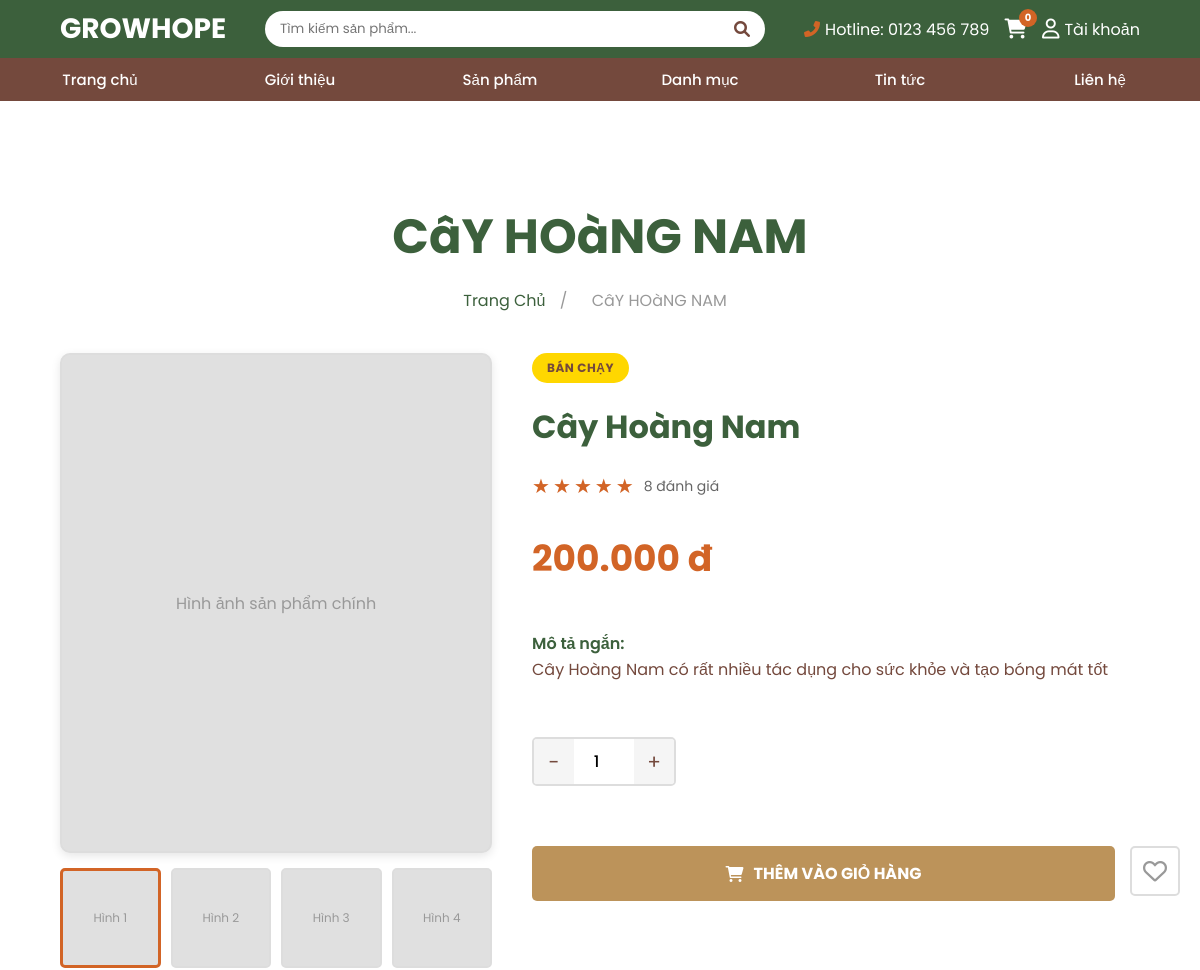
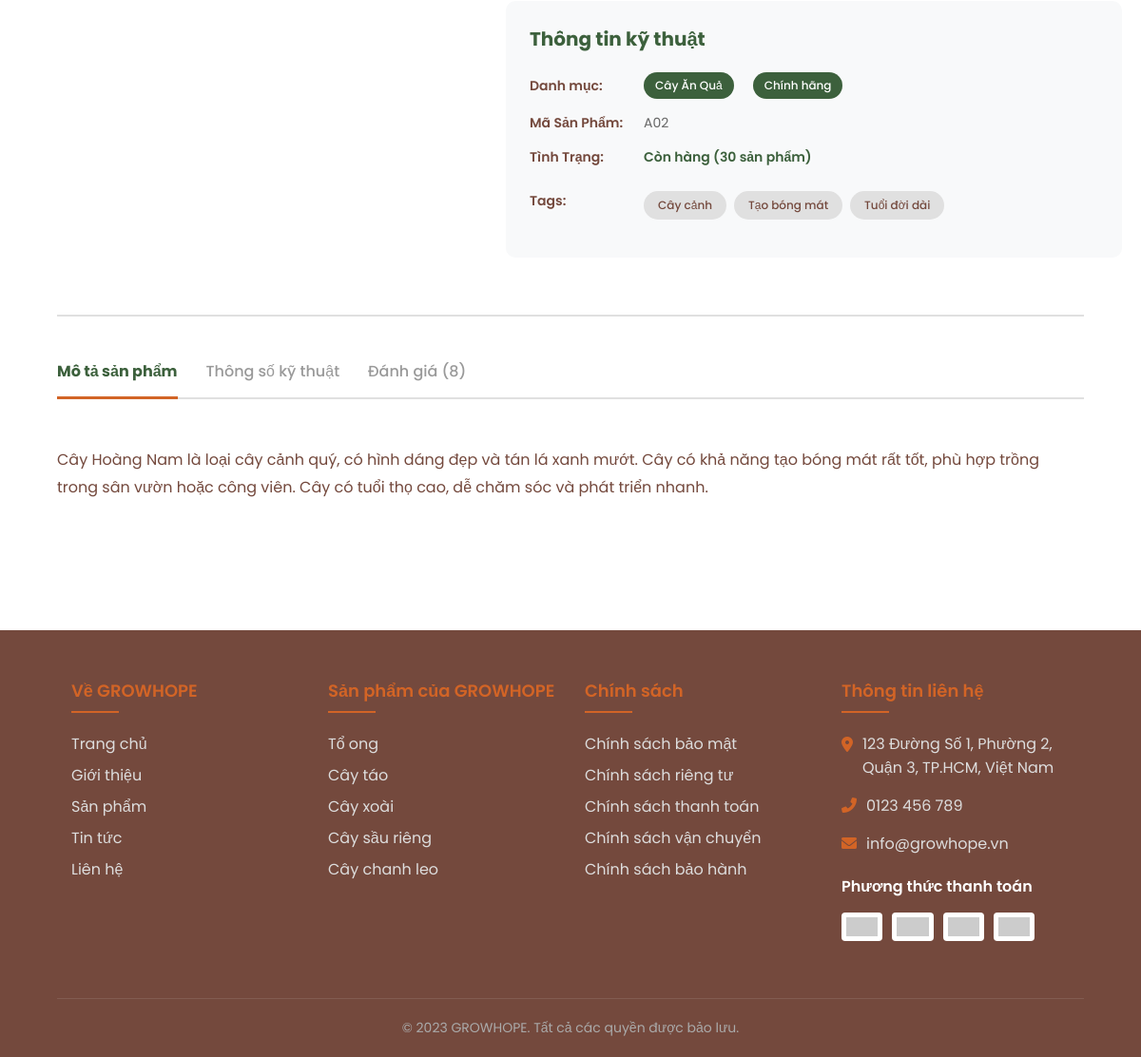
The page /views/products-detail.php?id=2 on the database its author committed (2 pictures, top to bottom).
### tables this page shows
CREATE TABLE products (
    product_id INT AUTO_INCREMENT PRIMARY KEY,
    category_id INT NOT NULL,
    code VARCHAR(50) NOT NULL UNIQUE,
    name VARCHAR(255) NOT NULL,
    price DECIMAL(12,2) NOT NULL DEFAULT 0,
    short_description TEXT,
    full_description LONGTEXT,
    stock INT NOT NULL DEFAULT 0,
    rating DECIMAL(3,1) NOT NULL DEFAULT 0,
    reviews_count INT NOT NULL DEFAULT 0,
    is_bestseller TINYINT(1) NOT NULL DEFAULT 0,
    created_at TIMESTAMP DEFAULT CURRENT_TIMESTAMP,
    FOREIGN KEY (category_id) REFERENCES categories(category_id) ON DELETE CASCADE
);

CREATE TABLE categories (
    category_id INT AUTO_INCREMENT PRIMARY KEY,
    category_name VARCHAR(255) NOT NULL,
    slug VARCHAR(255) NOT NULL UNIQUE,
    description TEXT,
    image VARCHAR(255),
    created_at TIMESTAMP DEFAULT CURRENT_TIMESTAMP
);

### views/products-detail.php (the view, shortened to what this page needs)
<?php
require_once '../includes/database.php';
try {
    $pdo = getPDO();
} catch (RuntimeException $e) {
    $pdo = null;
}
$product_id = isset($_GET['id']) ? (int) $_GET['id'] : 0;
$productStmt = $pdo->prepare('SELECT p.*, c.category_name, c.slug AS category_slug
                              FROM products p
                              INNER JOIN categories c ON p.category_id = c.category_id
                              WHERE p.product_id = :id');
$productStmt->bindValue(':id', $product_id, PDO::PARAM_INT);
$productStmt->execute();
$product = $productStmt->fetch();
$tagStmt = $pdo->prepare('SELECT tag FROM product_tags WHERE product_id = :id ORDER BY tag ASC');
$tagStmt->bindValue(':id', $product_id, PDO::PARAM_INT);
$tagStmt->execute();
$product_tags = $tagStmt->fetchAll(PDO::FETCH_COLUMN);
include '../includes/header.php';
?>
<?php
function formatPrice(float $price): string
{
    return number_format($price, 0, ',', '.') . ' đ';
}
function renderStars(float $rating): string
{
    $fullStars = (int) floor($rating);
    $hasHalfStar = ($rating - $fullStars) >= 0.5;
    $emptyStars = 5 - $fullStars - ($hasHalfStar ? 1 : 0);
    $html = '';
    for ($i = 0; $i < $fullStars; $i++) {
        $html .= '<span class="star filled">★</span>';
    }
    if ($hasHalfStar) {
        $html .= '<span class="star filled">★</span>';
    }
    for ($i = 0; $i < $emptyStars; $i++) {
        $html .= '<span class="star">★</span>';
    }
    return $html;
}
?>
<main style="min-height: 60vh; padding: 60px 0; background-color: var(--white);">
    <div class="product-detail-container">
        <h1 class="page-title"><?php echo strtoupper(htmlspecialchars($product['name'])); ?></h1>
        <div class="breadcrumb">
            <a href="../index.php">Trang Chủ</a>
            <span>/</span>
            <span><?php echo strtoupper(htmlspecialchars($product['name'])); ?></span>
        </div>
        <div class="product-detail-grid">
            <div class="product-images">
                <div class="main-image" id="main-image">
                    <div class="main-image-placeholder">Hình ảnh sản phẩm chính</div>
                </div>
                <div class="thumbnail-images">
                    <div class="thumbnail active" onclick="changeMainImage(0)">
                        <span>Hình 1</span>
                    </div>
                    <div class="thumbnail" onclick="changeMainImage(1)">
                        <span>Hình 2</span>
                    </div>
                    <div class="thumbnail" onclick="changeMainImage(2)">
                        <span>Hình 3</span>
                    </div>
                    <div class="thumbnail" onclick="changeMainImage(3)">
                        <span>Hình 4</span>
                    </div>
                </div>
            </div>
            <div class="product-info-section">
                <?php if (!empty($product['is_bestseller'])): ?>
                <div>
                    <span class="bestseller-tag">Bán Chạy</span>
                </div>
                <?php endif; ?>
                <h2 class="product-name-h2"><?php echo htmlspecialchars($product['name']); ?></h2>
                <div class="product-rating">
                    <div class="stars">
                        <?php echo renderStars((float) $product['rating']); ?>
                    </div>
                    <span class="rating-count"><?php echo (int) $product['reviews_count']; ?> đánh giá</span>
                </div>
                <div class="product-price-large"><?php echo formatPrice((float) $product['price']); ?></div>
                <div class="product-short-description">
                    <strong>Mô tả ngắn:</strong><br>
                    <?php echo nl2br(htmlspecialchars($product['short_description'] ?? '')); ?>
                </div>
                <div class="quantity-section">
                    <div class="quantity-selector">
                        <button class="quantity-btn" onclick="decreaseQuantity()">-</button>
                        <input type="number" id="quantity" class="quantity-input" value="1" min="1" max="<?php echo max(1, (int) $product['stock']); ?>">
                        <button class="quantity-btn" onclick="increaseQuantity()">+</button>
                    </div>
                </div>
                <div class="action-buttons">
                    <button class="add-to-cart-btn" onclick="addToCart()">
                        <i class="fas fa-shopping-cart"></i>
                        THÊM VÀO GIỎ HÀNG
                    </button>
                    <button class="favorite-btn" id="favorite-btn" onclick="toggleFavorite()">
                        <i class="far fa-heart"></i>
                    </button>
                </div>
                <div class="technical-info">
                    <h3>Thông tin kỹ thuật</h3>
                    <div class="info-item">
                        <span class="info-label">Danh mục:</span>
                        <span class="info-value">
                            <span class="category-tag"><?php echo htmlspecialchars($product['category_name']); ?></span>
                            <span class="authentic-tag">Chính hãng</span>
                        </span>
                    </div>
                    <div class="info-item">
                        <span class="info-label">Mã Sản Phẩm:</span>
                        <span class="info-value"><?php echo htmlspecialchars($product['code']); ?></span>
                    </div>
                    <div class="info-item">
                        <span class="info-label">Tình Trạng:</span>
                        <span class="info-value status-in-stock">Còn hàng (<?php echo (int) $product['stock']; ?> sản phẩm)</span>
                    </div>
                    <div class="info-item">
                        <span class="info-label">Tags:</span>
                        <div class="info-value">
                            <div class="product-tags">
                                <?php if (!empty($product_tags)): ?>
                                    <?php foreach ($product_tags as $tag): ?>
                                        <span class="tag"><?php echo htmlspecialchars($tag); ?></span>
                                    <?php endforeach; ?>
                                <?php else: ?>
                                    <span class="tag">Đang cập nhật</span>
                                <?php endif; ?>
                            </div>
                        </div>
                    </div>
                </div>
            </div>
        </div>
        <div class="tabs-section">
            <div class="tabs-header">
                <button class="tab-button active" onclick="switchTab('description')">Mô tả sản phẩm</button>
                <button class="tab-button" onclick="switchTab('specifications')">Thông số kỹ thuật</button>
                <button class="tab-button" onclick="switchTab('reviews')">Đánh giá (<?php echo (int) $product['reviews_count']; ?>)</button>
            </div>
            <div id="tab-description" class="tab-content active">
                <p><?php echo nl2br(htmlspecialchars($product['full_description'] ?? '')); ?></p>
            </div>
        </div>
    </div>
</main>
<?php include '../includes/footer.php'; ?>

### includes/header.php (style rules this page uses)
:root { --primary: #3C603C; --secondary: #D26426; --dark: #74493D; --light: #FFF7ED; --white: #FFFFFF; }
* { margin: 0; padding: 0; box-sizing: border-box; font-family: 'Poppins', sans-serif; }
h1, h2, h3, h4, h5, h6, .bold { font-weight: 600; }

### rows shown on the page
products: name "CâY HOàNG NAM", name "Cây Hoàng Nam", reviews_count "8", price "200.000 đ", short_description "Cây Hoàng Nam có rất nhiều tác dụng cho sức khỏe và tạo bóng mát tốt", category.category_name "Cây Ăn Quả", code "A02", stock "30", full_description "Cây Hoàng Nam là loại cây cảnh quý, có hình dáng đẹp và tán lá xanh mướt. Cây có khả năng tạo bóng mát rất tốt, phù hợp trồng trong sân vườn hoặc công viên. Cây có tuổi thọ cao, dễ chăm sóc và phát triển nhanh."

### other values the page prints
$tag "Cây cảnh"
$tag "Tạo bóng mát"
$tag "Tuổi đời dài"
